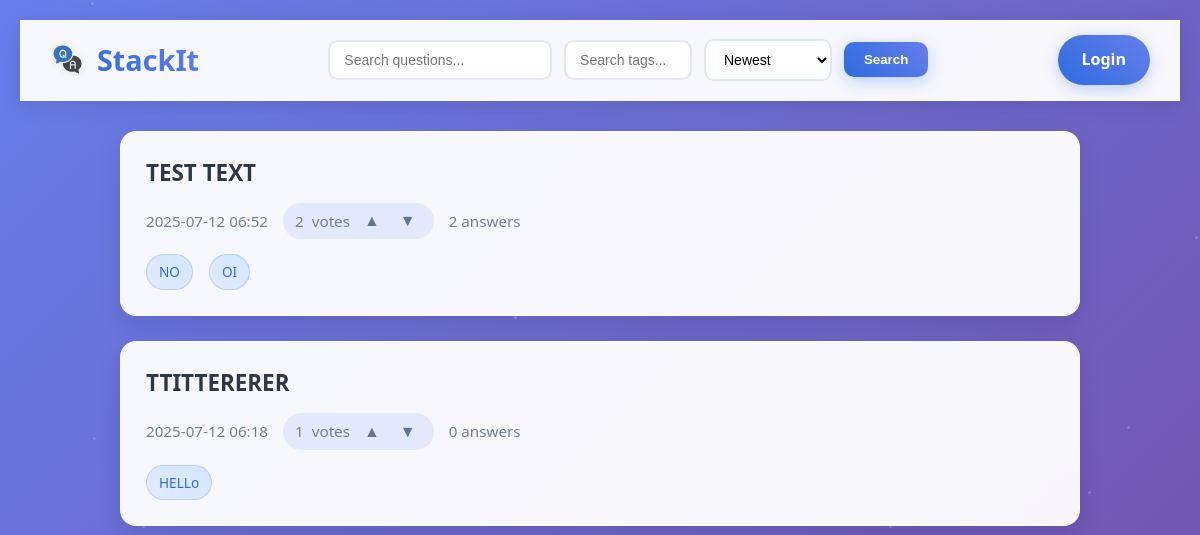
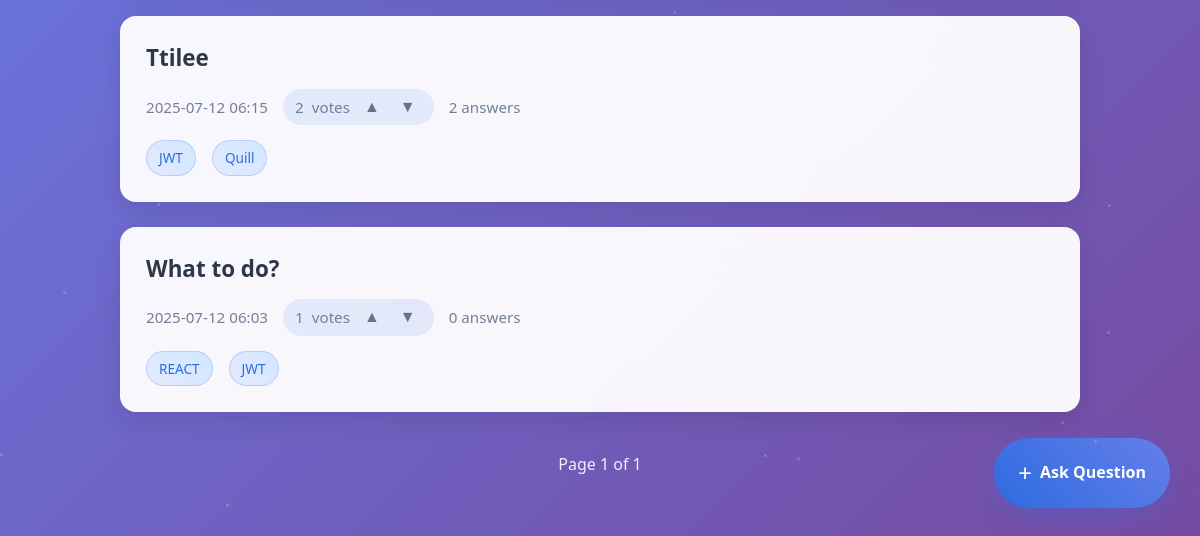
The app's page /, older data (2 pictures, top to bottom).
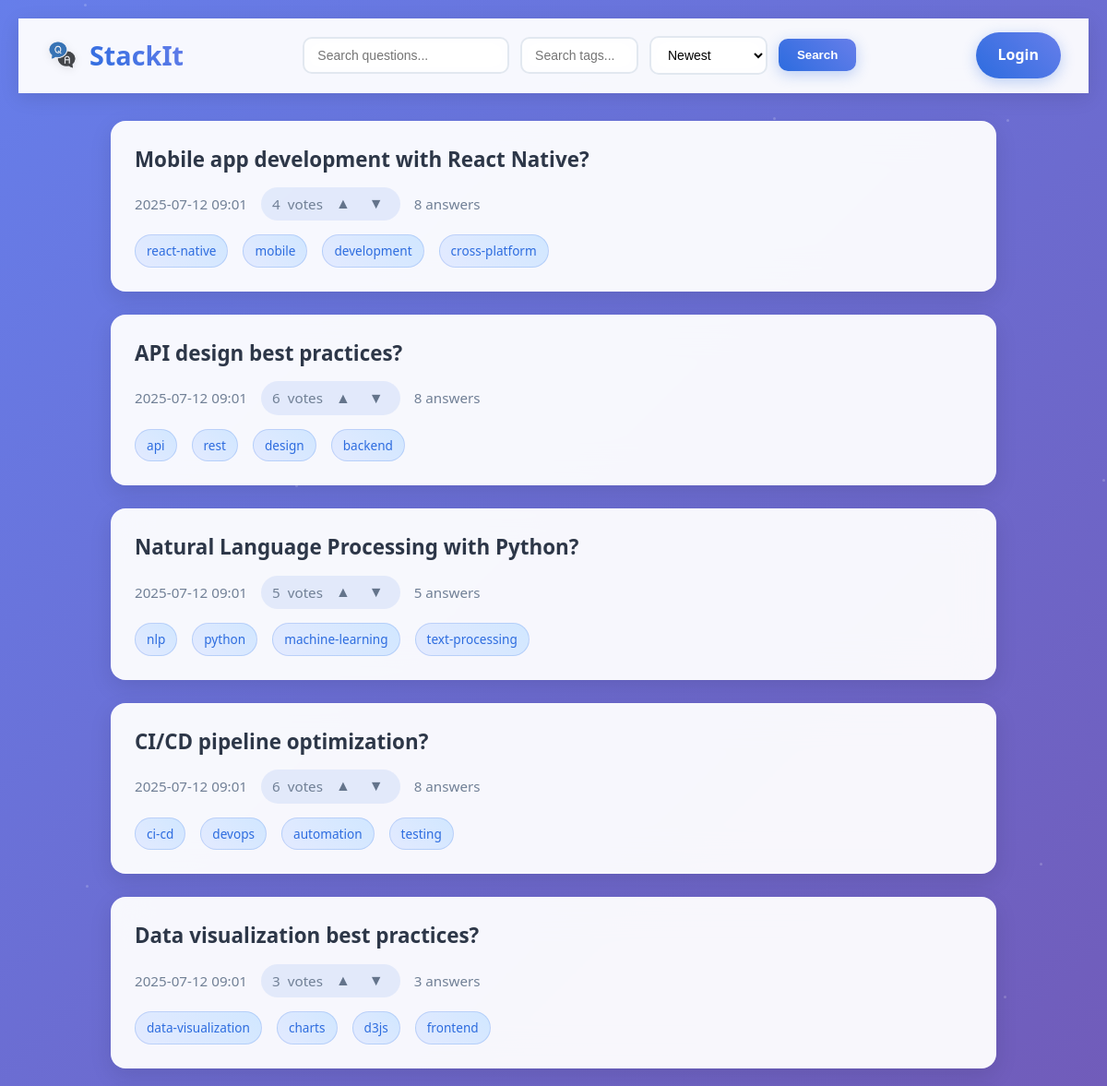
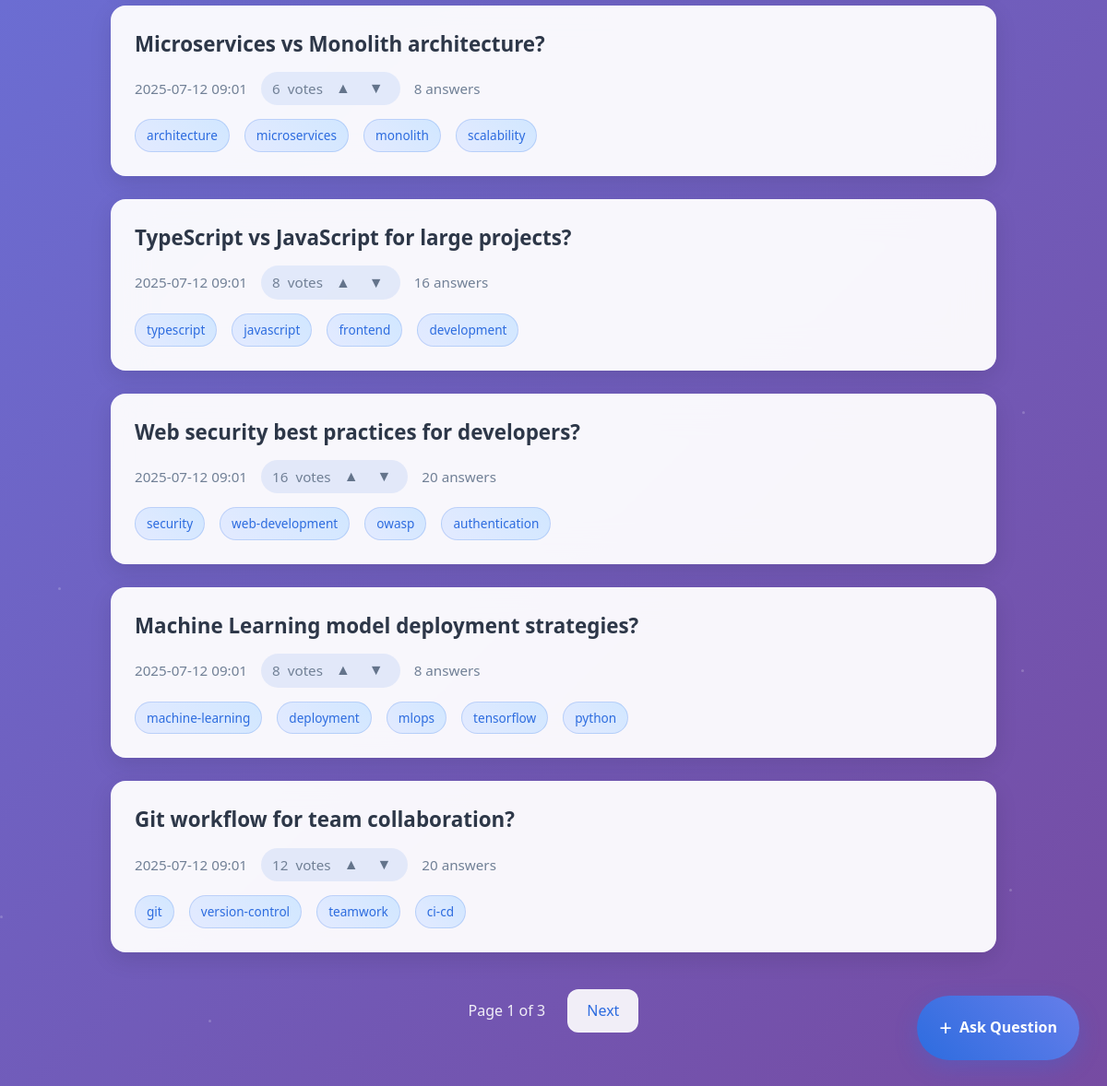
The same page, newer data (2 pictures, top to bottom).
### questions/models.py (models this page shows, shortened)
class Question(models.Model):
    title = models.CharField(max_length=200)
    description = models.TextField()  # Will store HTML from rich text editor
    author = models.ForeignKey(settings.AUTH_USER_MODEL, on_delete=models.CASCADE)
    created_at = models.DateTimeField(auto_now_add=True)
    tags = models.CharField(max_length=200)  # Comma-separated tags for simplicity

### accounts/views.py (the view, shortened to what this page needs)
# urls.py: path('', landing, name='landing'),
def landing(request):
    q = request.GET.get('q', '')
    tag = request.GET.get('tag', '')
    sort = request.GET.get('sort', 'new')
    questions = Question.objects.all()  # type: ignore
    if q:
        questions = questions.filter(title__icontains=q)
    if tag:
        questions = questions.filter(tags__icontains=tag)
    questions = questions.annotate(
        upvotes=Coalesce(Sum('vote__value', filter=Q(vote__vote_type='question', vote__value=1)), V(0)),
        downvotes=Coalesce(Sum('vote__value', filter=Q(vote__vote_type='question', vote__value=-1)), V(0)),
        answer_count=Coalesce(Count('answers'), V(0))
    )
    if sort == 'new':
        questions = questions.order_by('-created_at')
    elif sort == 'old':
        questions = questions.order_by('created_at')
    elif sort == 'upvotes':
        questions = questions.order_by('-upvotes')
    elif sort == 'downvotes':
        questions = questions.order_by('upvotes')
    paginator = Paginator(questions, 10)
    page_number = request.GET.get('page')
    questions_page = paginator.get_page(page_number)
    for question in questions_page:
        question.net_votes = question.upvotes + question.downvotes
        print(f"Question {question.id}: upvotes={question.upvotes}, downvotes={question.downvotes}, net_votes={question.net_votes}")
    for q in questions_page:
        q.tags_list = [t.strip() for t in q.tags.split(',') if t.strip()]
    querystring = ''
    for key in ['q', 'tag', 'sort']:
        value = request.GET.get(key)
        if value:
            querystring += f'&{key}={value}'
    user_votes = {}
    return render(request, 'landing.html', {
        'username': request.user.username if request.user.is_authenticated else None,
        'questions': questions_page,
        'querystring': querystring,
        'user_votes': user_votes,
    })

### templates/landing.html (shortened to what this page needs)
{% load static %}
{% load dict_get %}
<!DOCTYPE html>
<html>
<head>
    <link rel="stylesheet" href="{% static 'css/styles.css' %}">
</head>
<body>
    <div class="particles" id="particles"></div>
    <div class="landing-container">
        <div class="top-bar" id="top-bar">
        <div class="logo">
            <img src="{% static 'images/logo.png' %}" alt="StackIt Logo" height="40">
            <span class="site-name">StackIt</span>
        </div>
        <form class="search-form" method="get" action="{% url 'landing' %}">
            <input type="text" name="q" placeholder="Search questions..." value="{{ request.GET.q }}">
            <input type="text" name="tag" placeholder="Search tags..." value="{{ request.GET.tag }}">
            <select name="sort">
                <option value="new" {% if request.GET.sort == "new" %}selected{% endif %}>Newest</option>
            </select>
            <button type="submit">Search</button>
        </form>
        <div class="user-actions">
            {% if username %}
                <span class="user-welcome">Welcome, {{ username }}!</span>
                <a href="{% url 'logout' %}" class="login-btn">Logout</a>
            {% else %}
                <a href="{% url 'login' %}" class="login-btn">Login</a>
            {% endif %}
        </div>
    </div>
        <div class="questions-list" id="questions-list">
        {% for question in questions %}
                <div class="question-card card-loading" data-index="{{ forloop.counter0 }}">
                <a href="{% url 'question_detail' question.id %}">
                    <h3>{{ question.title }}</h3>
                </a>
                <div class="meta">
                        <span>{{ question.created_at|date:"Y-m-d H:i" }}</span>
                    <span class="vote-group" id="q-vote-group-{{ question.id }}">
                            <span id="q-votes-{{ question.id }}">{{ question.net_votes|default:"0" }}</span>
                        <span>votes</span>
                        {% if username %}
                            <button class="vote-btn {% if user_votes|dict_get:question.id == 1 %}voted-up{% endif %}" onclick="vote('question', {{ question.id }}, 1)">▲</button>
                            <button class="vote-btn {% if user_votes|dict_get:question.id == -1 %}voted-down{% endif %}" onclick="vote('question', {{ question.id }}, -1)">▼</button>
                        {% else %}
                            <button class="vote-btn" onclick="window.location='{% url 'login' %}'">▲</button>
                            <button class="vote-btn" onclick="window.location='{% url 'login' %}'">▼</button>
                        {% endif %}
                    </span>
                    <span>{{ question.answer_count|default:0 }} answers</span>
                </div>
                <div class="tags">
                    {% for tag in question.tags_list %}
                        <span class="tag">{{ tag }}</span>
                    {% endfor %}
                </div>
            </div>
        {% empty %}
                <div class="empty-state">
            <p>No questions found.</p>
                </div>
        {% endfor %}
    </div>
        <div class="pagination" id="pagination">
        <span>Page {{ questions.number }} of {{ questions.paginator.num_pages }}</span>
        {% if questions.has_next %}
            <a href="?page={{ questions.next_page_number }}{{ querystring }}">Next</a>
        {% endif %}
    </div>
    </div>
    {% if username %}
        <a href="{% url 'ask_question' %}" class="ask-question-btn" id="ask-btn">
            Ask Question
        </a>
    {% else %}
        <a href="{% url 'login' %}" class="ask-question-btn" id="ask-btn">
            Ask Question
        </a>
    {% endif %}
</body>
</html>

Row changes from the older to the newer data that the page shows:
no longer on this page (row unchanged): Question: title "TEST TEXT", created_at "2025-07-12 06:52", net_votes "2", answer_count "2", tags_list "NO" "OI"
no longer on this page (row unchanged): Question: title "TTITTERERER", created_at "2025-07-12 06:18", net_votes "1", answer_count "0", tags_list "HELLo"
no longer on this page (row unchanged): Question: title "Ttilee", created_at "2025-07-12 06:15", net_votes "2", answer_count "2", tags_list "JWT" "Quill"
no longer on this page (row unchanged): Question: title "What to do?", created_at "2025-07-12 06:03", net_votes "1", answer_count "0", tags_list "REACT" "JWT"
added Question: title "Mobile app development with React Native?", created_at "2025-07-12 09:01", net_votes "4", answer_count "8", tags_list "react-native" "mobile" "development" "cross-platform"
added Question: title "API design best practices?", created_at "2025-07-12 09:01", net_votes "6", answer_count "8", tags_list "api" "rest" "design" "backend"
added Question: title "Natural Language Processing with Python?", created_at "2025-07-12 09:01", net_votes "5", answer_count "5", tags_list "nlp" "python" "machine-learning" "text-processing"
added Question: title "CI/CD pipeline optimization?", created_at "2025-07-12 09:01", net_votes "6", answer_count "8", tags_list "ci-cd" "devops" "automation" "testing"
added Question: title "Data visualization best practices?", created_at "2025-07-12 09:01", net_votes "3", answer_count "3", tags_list "data-visualization" "charts" "d3js" "frontend"
added Question: title "Microservices vs Monolith architecture?", created_at "2025-07-12 09:01", net_votes "6", answer_count "8", tags_list "architecture" "microservices" "monolith" "scalability"
added Question: title "TypeScript vs JavaScript for large projects?", created_at "2025-07-12 09:01", net_votes "8", answer_count "16", tags_list "typescript" "javascript" "frontend" "development"
added Question: title "Web security best practices for developers?", created_at "2025-07-12 09:01", net_votes "16", answer_count "20", tags_list "security" "web-development" "owasp" "authentication"
added Question: title "Machine Learning model deployment strategies?", created_at "2025-07-12 09:01", net_votes "8", answer_count "8", tags_list "machine-learning" "deployment" "mlops" "tensorflow" "python"
added Question: title "Git workflow for team collaboration?", created_at "2025-07-12 09:01", net_votes "12", answer_count "20", tags_list "git" "version-control" "teamwork" "ci-cd"
Text that changed along with them:
{{ questions.paginator.num_pages }}: "1" → "3"
text now shown: "Next"
